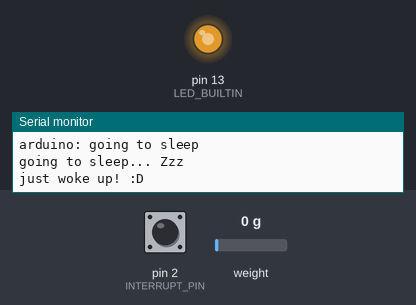
Recording of a sketch running on a simulated Arduino Uno, built with avr-gcc and run on an emulated ATmega328P. Shown: output pins drawn as LEDs (lit = HIGH), the last lines printed to the serial monitor. The inputs (shaded band) are chosen by the test bench; at power-on: pin 2 (INTERRUPT_PIN) LOW, weight on the scale 0 g. Sleep ends after the set time or at an interrupt. At 2.5 s the program stops and its outputs stay as they are.

Above: at 2.2 s.
2.3 s: pin 2 (INTERRUPT_PIN) pulled HIGH for 0.15 s
At 2.43 s:
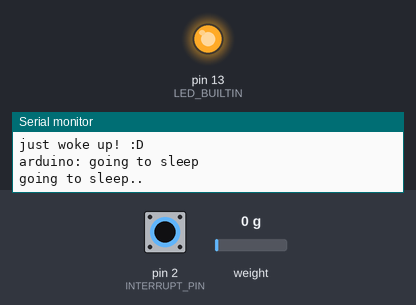
At 3.7 s:
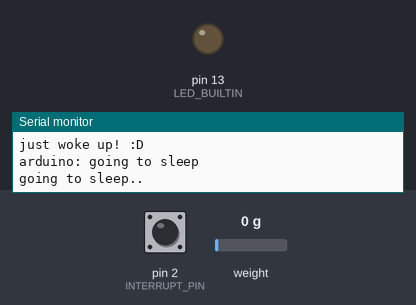
Timing chart, 0 to 4.0 s (numbered marks = the images above; inputs shaded):
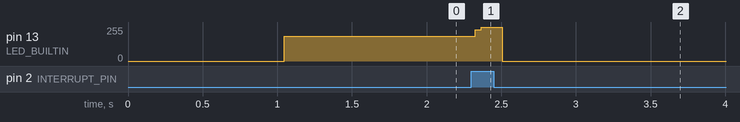

The sketch:

arduino-working-code.ino
```cpp
/*
 * Author:        Ioana David
 * Last modified: Oct. 31st 2020
 * Purpose:       Beginning to put different components of the project together. See GitHub for a detailed explanation of the process. This code will be downloaded to an Arduino Uno.
 *
 * Credits:
 * Nathan Seidle for the tutorial on using an HX711 amplifier to interface with an Arduino and a kitchen scale.
 * Ab Kurk for the tutorial on putting the Arduino in deep sleep mode.
 *
 */

 #include "HX711.h"
 #include "avr/sleep.h"

 // pin constants
 #define  INTERRUPT_PIN       2     // pin 2 is used to 'receive' the interrupt
 #define  DOUT                3
 #define  CLK                 4     // previously 2 - changed to 4
 #define  CALIBRATION_FACTOR  242   // this is the calibration factor determined from tests using the author's code; can be changed later if necessary

 // other definitions
 #define  BASE_WEIGHT     273   // weight in grams of the coffee grinder WITHOUT any coffee

// error codes here for reading the weight of the coffee grinder
 #define  SUCCESS         0
 #define  ERR_LOW_COFFEE  1
 #define  ERR_NO_COFFEE   2
 #define  ERR_UNKNOWN     3

 HX711 scale;
 int scaleStatus;     // this is the status of the scale. global var - treating it like a status register in an MCU.

void setup() {
  Serial.begin(115200);   // the baud rate for the serial monitor for easier debugging

  // setting up the scale functionalities

  scale.begin(DOUT, CLK); // TODO: determine what pins you have available to use for this function
  scale.set_scale(CALIBRATION_FACTOR);
  scale.tare();

  // other configuration thingies below

  // for debugging
  pinMode(LED_BUILTIN, OUTPUT);
}

void loop() {

  // go to deep sleep immediately
  // if you get an interrupt, wake up, and weigh the scale
  // if it is low, WARN the user that there may not be enough coffee for the amount that they want to grind
  // wait for their response. if none is received within a certain amount of time, go back to deep sleep
  // else, send the command to the motor to grind for X seconds to achieve desired amount of ground coffee
  // it grinds. then it goes back to sleep. tada!

  digitalWrite(LED_BUILTIN, HIGH);
  Serial.println("arduino: going to sleep");
  goingToSleep();   // this function just makes sure it goes to sleep. then it basically calls other ISRs when it wakes up. it *doesn't* have to be implemented as ISRs (ie. the code could all be functions) but i wanted to test out using ISRs for deep sleep versus just normal functions
}

/*
 * Purpose:     puts the Arduino in deep sleep mode unless interrupted otherwise
 * Parameters:  none
 * Return:      none
 */
void goingToSleep(void) {
  Serial.println("going to sleep... Zzz");
  digitalWrite(LED_BUILTIN, LOW);       // for debugging

  // from the tutorial:
  sleep_enable();
  attachInterrupt(digitalPinToInterrupt(INTERRUPT_PIN), wakeUp, HIGH);   // setting an interrupt for the NodeMCU
  set_sleep_mode(SLEEP_MODE_PWR_DOWN);
  sleep_cpu();  // this enables sleep mode again
  Serial.println("just woke up! :D");     // debugging
}

/*
 * Purpose:     wakes the Arduino up to get the reading from the scale
 * Parameters:  none
 * Return:      none
 */
void wakeUp(void) {
  sleep_disable();
  digitalWrite(LED_BUILTIN, HIGH);                    // for debugging
  Serial.println("arduino: waking up");
  //detachInterrupt(digitalPinToInterrupt(INTERRUPT_PIN));          // tbh still not too sure what this does?? removes the interrupt from pin2... might not operate as a loop in this case

  checkWeight();    // get the scale to do its thing
  if(scaleStatus == SUCCESS) {
    grindCoffee(1);  // TODO: need to get the serving num from the nodemcu here
  }

  else{
    triggerFault();       // functionality for edge cases has not yet been determined -- just triggering a fault or something like that
  }

}

/*
 * Purpose:     checks the scale and updates the status register as appropriate
 * Parameters:  none
 * Return:      none
 */
void checkWeight(void){
    // TODO: power up the scale -- verify
  scale.power_up();     // saves the life of the battery-powered scale :-)
  digitalWrite(LED_BUILTIN, HIGH);  // for debugging -- shows we have powered up successfully

  // the most basic thing to do: get the scale to perform a reading
  // serial monitor for debugging right now
  Serial.print("reading from the scale: ");
  Serial.print(scale.get_units(), 1);
  Serial.print("g");
  Serial.println();

  int weight = scale.get_units();
  // for debugging
  Serial.print("weight: ");
  Serial.print(weight),
  Serial.println();

  // error codes to store in scaleStatus (like a status register)
  // TODO: can also tare the scale with an empty coffee grinder on it... that might work easier

  if (weight = BASE_WEIGHT) {
    scaleStatus = ERR_NO_COFFEE;
  }
  else if(weight <= (BASE_WEIGHT + 5)) {
    scaleStatus = ERR_LOW_COFFEE;
  }
  else if(weight < BASE_WEIGHT) {
    scaleStatus = ERR_UNKNOWN;
  }
  else {
    scaleStatus = SUCCESS;
  }

  // TODO: power down the scale -- verify
  scale.power_down();
  digitalWrite(LED_BUILTIN, LOW);
}

// TODO: finish function that tells the motor to grind
/*
 * Purpose:     tells the motor attached to the Arduino to grind coffee for a desired serving
 * Parameters:  servingNum: the serving number (eg. one cup, two cups)
 * Return:      none
 */
void grindCoffee(int servingNum) {    // could also get the serving num from inside the function to make it more like an ISR?
  while(1);   // just for debugging
}

/*
 * Purpose:     functionality for dealing with edge cases
 * Parameters:  none
 * Return:      none
 */
void triggerFault(void) {
  while(1);   // just stay here for now... will figure out additional functionality in the future
}
```

Measured:
- after the input at 2.3 s, pin 13 (LED_BUILTIN): 187/255 → 255/255 at once, → 0/255 0.18 s later
